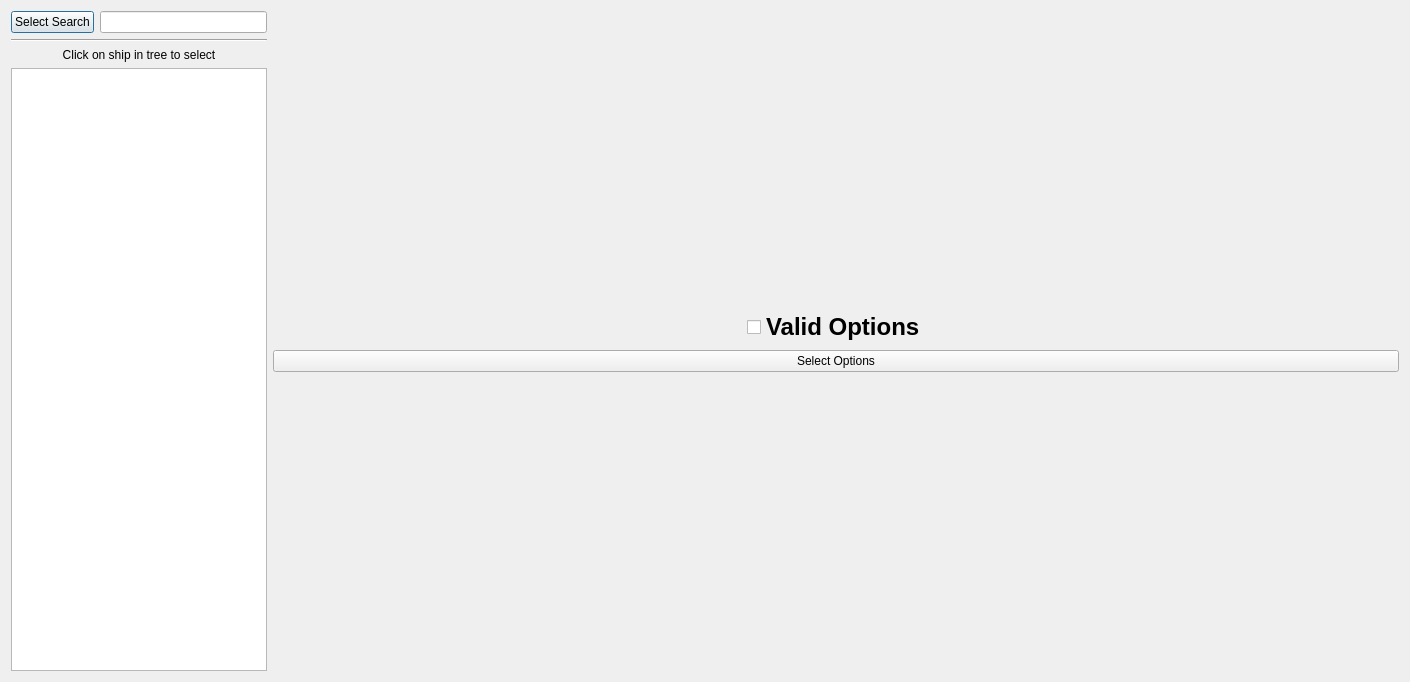
<?xml version="1.0" encoding="UTF-8"?>
<ui version="4.0">
 <class>shipSelect</class>
 <widget class="QDialog" name="shipSelect">
  <property name="geometry">
   <rect>
    <x>0</x>
    <y>0</y>
    <width>1410</width>
    <height>682</height>
   </rect>
  </property>
  <property name="sizePolicy">
   <sizepolicy hsizetype="Expanding" vsizetype="Preferred">
    <horstretch>0</horstretch>
    <verstretch>0</verstretch>
   </sizepolicy>
  </property>
  <property name="windowTitle">
   <string>Select Ships</string>
  </property>
  <layout class="QGridLayout" name="gridLayout">
   <item row="0" column="0">
    <layout class="QHBoxLayout" name="horizontalLayout" stretch="1,5">
     <item>
      <layout class="QVBoxLayout" name="verticalLayout_2">
       <item>
        <layout class="QHBoxLayout" name="horizontalLayout_3" stretch="0,4">
         <item>
          <widget class="QPushButton" name="getSearchButton">
           <property name="text">
            <string>Select Search</string>
           </property>
          </widget>
         </item>
         <item>
          <widget class="QLineEdit" name="shipSearchEdit"/>
         </item>
        </layout>
       </item>
       <item>
        <widget class="Line" name="line">
         <property name="orientation">
          <enum>Qt::Horizontal</enum>
         </property>
        </widget>
       </item>
       <item>
        <widget class="QLabel" name="label_2">
         <property name="text">
          <string>Click on ship in tree to select</string>
         </property>
         <property name="alignment">
          <set>Qt::AlignCenter</set>
         </property>
        </widget>
       </item>
       <item>
        <widget class="QTreeView" name="treeView">
         <property name="sizePolicy">
          <sizepolicy hsizetype="Minimum" vsizetype="Expanding">
           <horstretch>0</horstretch>
           <verstretch>0</verstretch>
          </sizepolicy>
         </property>
         <property name="selectionBehavior">
          <enum>QAbstractItemView::SelectRows</enum>
         </property>
        </widget>
       </item>
      </layout>
     </item>
     <item>
      <layout class="QVBoxLayout" name="verticalLayout">
       <item>
        <layout class="QVBoxLayout" name="shipViewLayout"/>
       </item>
       <item>
        <layout class="QVBoxLayout" name="optionSelectLayout">
         <item>
          <layout class="QHBoxLayout" name="horizontalLayout_2">
           <item>
            <spacer name="horizontalSpacer_2">
             <property name="orientation">
              <enum>Qt::Horizontal</enum>
             </property>
             <property name="sizeHint" stdset="0">
              <size>
               <width>40</width>
               <height>20</height>
              </size>
             </property>
            </spacer>
           </item>
           <item>
            <widget class="QCheckBox" name="validCheck">
             <property name="font">
              <font>
               <pointsize>18</pointsize>
               <bold>true</bold>
              </font>
             </property>
             <property name="text">
              <string>Valid Options</string>
             </property>
             <property name="checkable">
              <bool>true</bool>
             </property>
            </widget>
           </item>
           <item>
            <spacer name="horizontalSpacer">
             <property name="orientation">
              <enum>Qt::Horizontal</enum>
             </property>
             <property name="sizeHint" stdset="0">
              <size>
               <width>40</width>
               <height>20</height>
              </size>
             </property>
            </spacer>
           </item>
          </layout>
         </item>
         <item>
          <widget class="QPushButton" name="selectOptionsButton">
           <property name="text">
            <string>Select Options</string>
           </property>
          </widget>
         </item>
        </layout>
       </item>
      </layout>
     </item>
    </layout>
   </item>
  </layout>
 </widget>
 <resources/>
 <connections/>
</ui>
